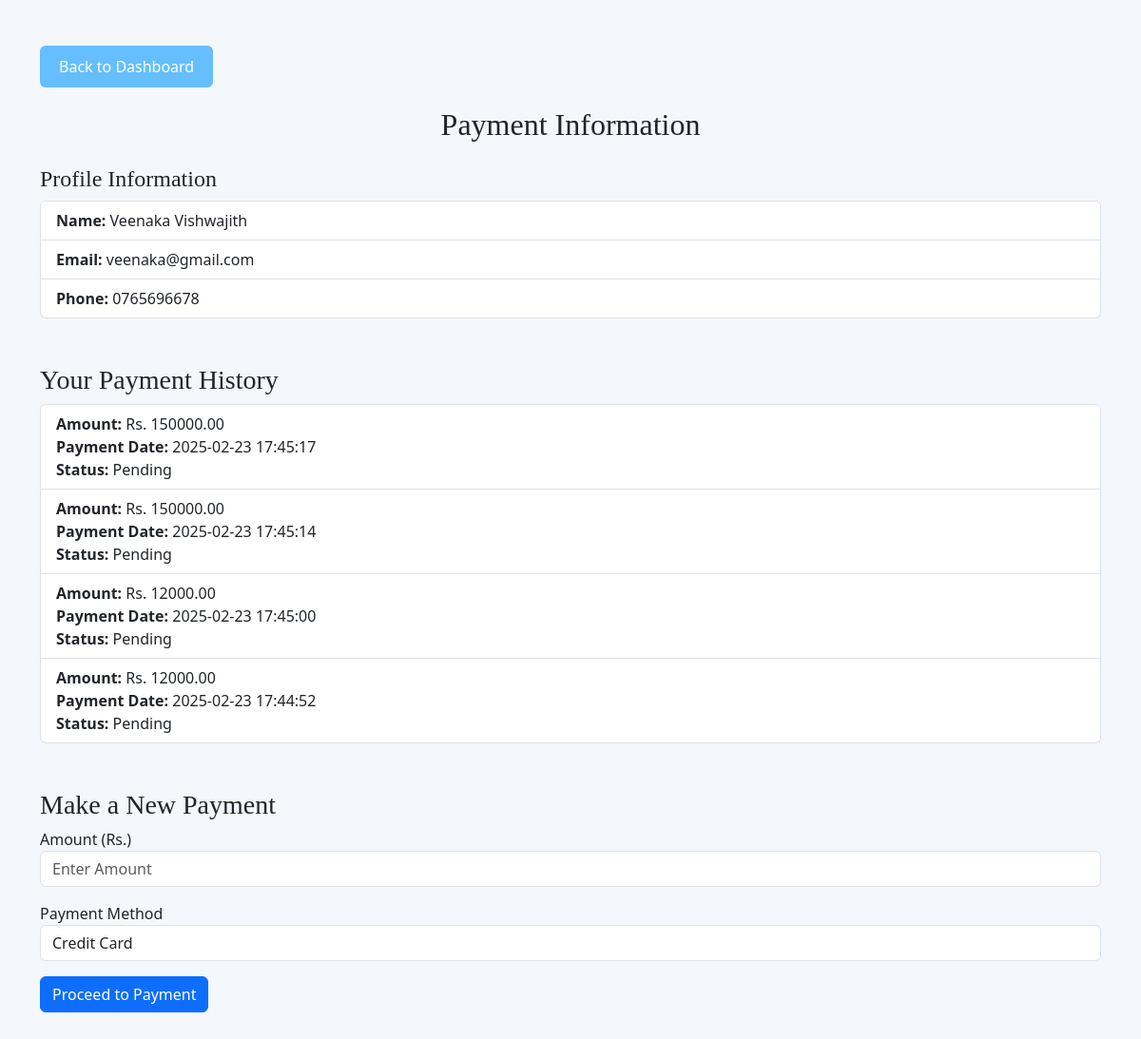
Screenshot of /payment.php (signed in) with the database file from the repository.
### tables this page shows
CREATE TABLE `users` (
  `id` int(11) NOT NULL,
  `username` varchar(50) NOT NULL,
  `password` varchar(255) NOT NULL,
  `role` enum('administrator','hospital_staff','patient') NOT NULL,
  `email` varchar(255) NOT NULL,
  `name` varchar(100) NOT NULL,
  `phone` varchar(15) NOT NULL
);

CREATE TABLE `payments` (
  `payment_id` int(11) NOT NULL,
  `id` int(11) DEFAULT NULL,
  `amount` decimal(10,2) DEFAULT NULL,
  `payment_method` varchar(50) DEFAULT NULL,
  `payment_date` timestamp NOT NULL DEFAULT current_timestamp(),
  `status` varchar(20) DEFAULT 'Pending'
);

### payment.php (the view, shortened to what this page needs)
<?php
include('db_config.php');
$patient_id = $_SESSION['user_id'];
$profile_sql = "SELECT * FROM users WHERE id = ?";
$profile_stmt = $conn->prepare($profile_sql);
$profile_stmt->bind_param("i", $patient_id);
$profile_stmt->execute();
$profile_result = $profile_stmt->get_result();
$profile = $profile_result->fetch_assoc();
$payment_sql = "SELECT * FROM payments WHERE id = ? ORDER BY payment_date DESC";
$payment_stmt = $conn->prepare($payment_sql);
$payment_stmt->bind_param("i", $patient_id);
$payment_stmt->execute();
$payment_result = $payment_stmt->get_result();
?>
<!DOCTYPE html>
<html lang="en">
<head>
    <link rel="stylesheet" href="css/styles.css">
    <link href="https://cdn.jsdelivr.net/npm/bootstrap@5.3.0-alpha1/dist/css/bootstrap.min.css" rel="stylesheet">
</head>
<body>
<div class="container my-5">
<div >
        <a href="patient_dashboard.php" class="btn back-button">Back to Dashboard</a>
    </div>
    <h2 class="text-center mb-4">Payment Information</h2>
    <div class="mb-4">
        <h4>Profile Information</h4>
        <ul class="list-group">
            <li class="list-group-item"><strong>Name:</strong> <?php echo $profile['name']; ?></li>
            <li class="list-group-item"><strong>Email:</strong> <?php echo $profile['email']; ?></li>
            <li class="list-group-item"><strong>Phone:</strong> <?php echo $profile['phone']; ?></li>
        </ul>
    </div>
    <div class="mt-5">
        <h3>Your Payment History</h3>
        <ul class="list-group">
            <?php
            if ($payment_result->num_rows > 0) {
                while ($row = $payment_result->fetch_assoc()) {
                    echo "<li class='list-group-item'>
                            <strong>Amount:</strong> Rs. " . $row['amount'] . "<br>
                            <strong>Payment Date:</strong> " . $row['payment_date'] . "<br>
                            <strong>Status:</strong> " . $row['status'] . "
                          </li>";
                }
            } else {
                echo "<li class='list-group-item'>No payments found.</li>";
            }
            ?>
        </ul>
    </div>
    <div class="mt-5">
        <h3>Make a New Payment</h3>
        <form method="POST" action="payment.php">
            <div class="form-group">
                <label for="amount">Amount (Rs.)</label>
                <input type="number" class="form-control" id="amount" name="amount" placeholder="Enter Amount" required>
            </div>
            <div class="form-group mt-3">
                <label for="payment_method">Payment Method</label>
                <select class="form-control" id="payment_method" name="payment_method" required>
                    <option value="credit_card">Credit Card</option>
                </select>
            </div>
            <button type="submit" class="btn btn-primary btn-block mt-3">Proceed to Payment</button>
        </form>
    </div>
</div>
</body>
</html>

### css/styles.css (style rules this page uses)
body { padding-top: 0; font-family: 'Roboto', sans-serif; color: #333; }
h1, h2, h3, h4, h5, h6 { font-family: 'Merriweather', serif; }

### payment.php (style rules this page uses)
body { background-color: #f4f7fc; }
.back-button { margin-bottom: 20px; background-color: #65befd; color: white; border: none; padding: 10px 20px; font-size: 16px; }

### rows the page displays
users: name "Veenaka Vishwajith", email "veenaka@gmail.com", phone "0765696678"
payments: amount "150000.00", payment_date "2025-02-23 17:45:17", status "Pending"
payments: amount "150000.00", payment_date "2025-02-23 17:45:14", status "Pending"
payments: amount "12000.00", payment_date "2025-02-23 17:45:00", status "Pending"
payments: amount "12000.00", payment_date "2025-02-23 17:44:52", status "Pending"
